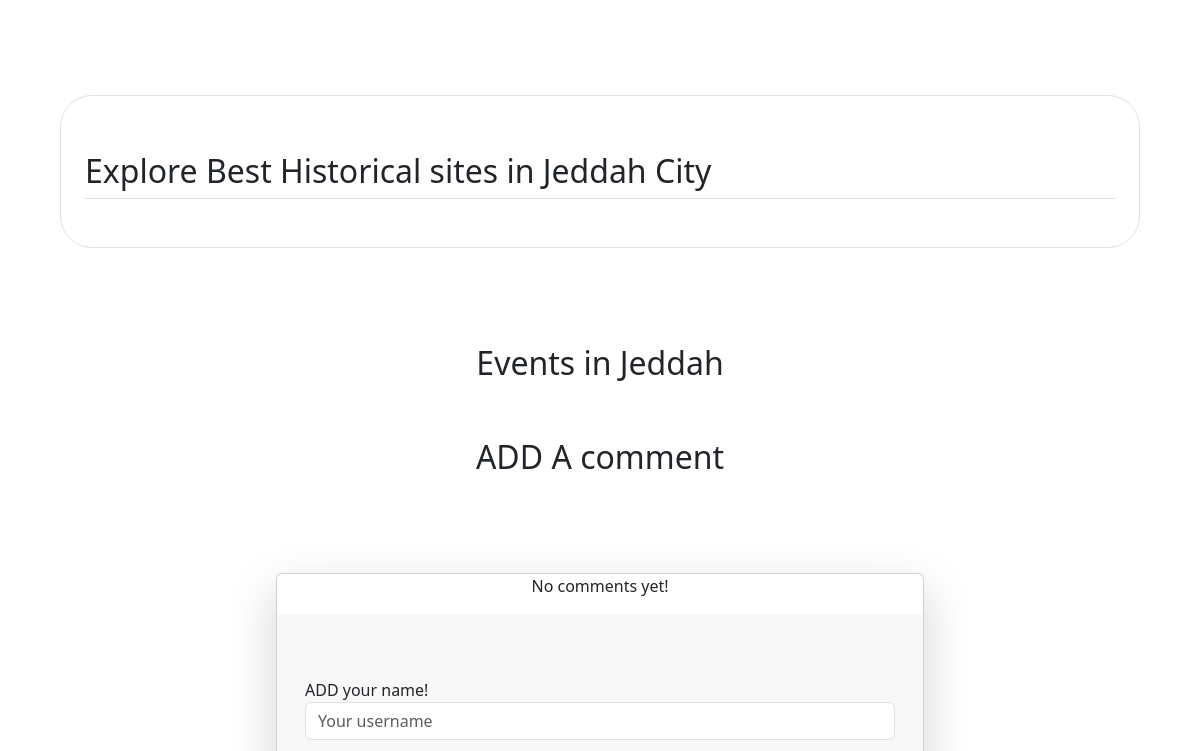
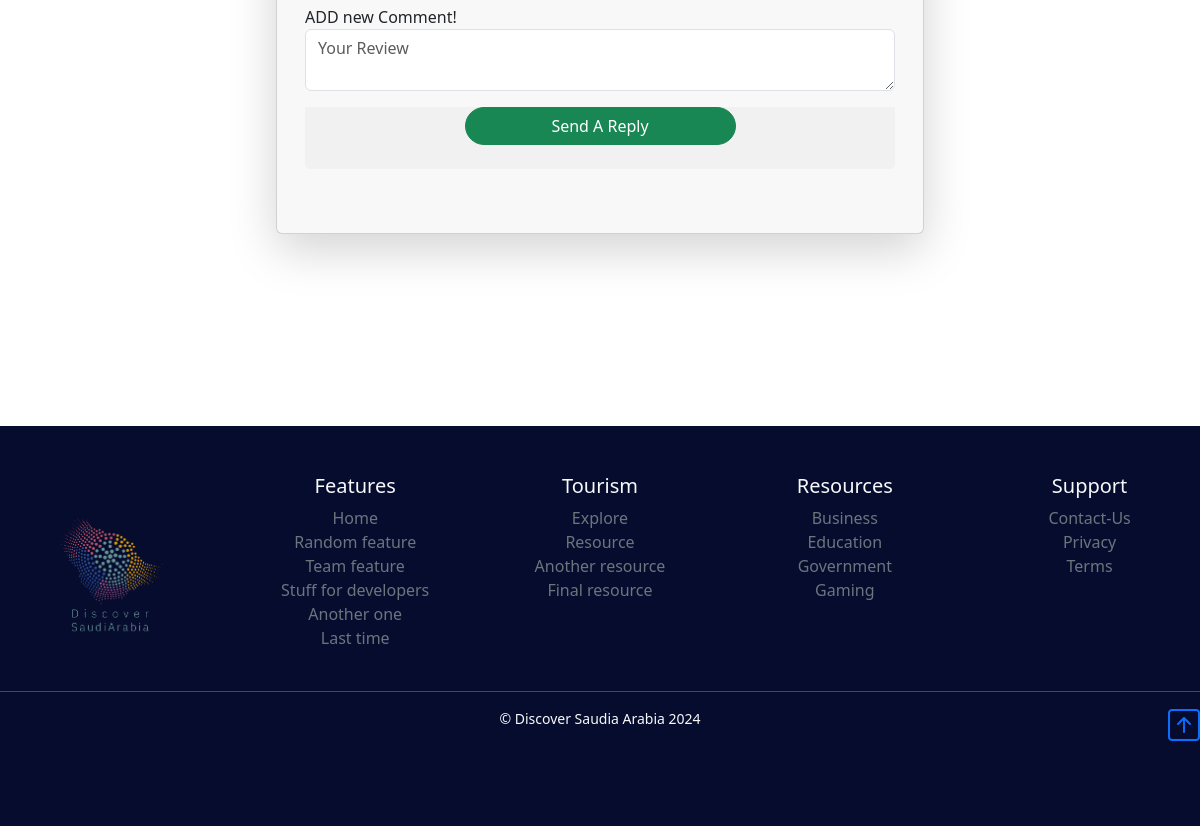
/destinations/jeddah (lower part), run on an earlier commit of the app's database (2 pictures, top to bottom).
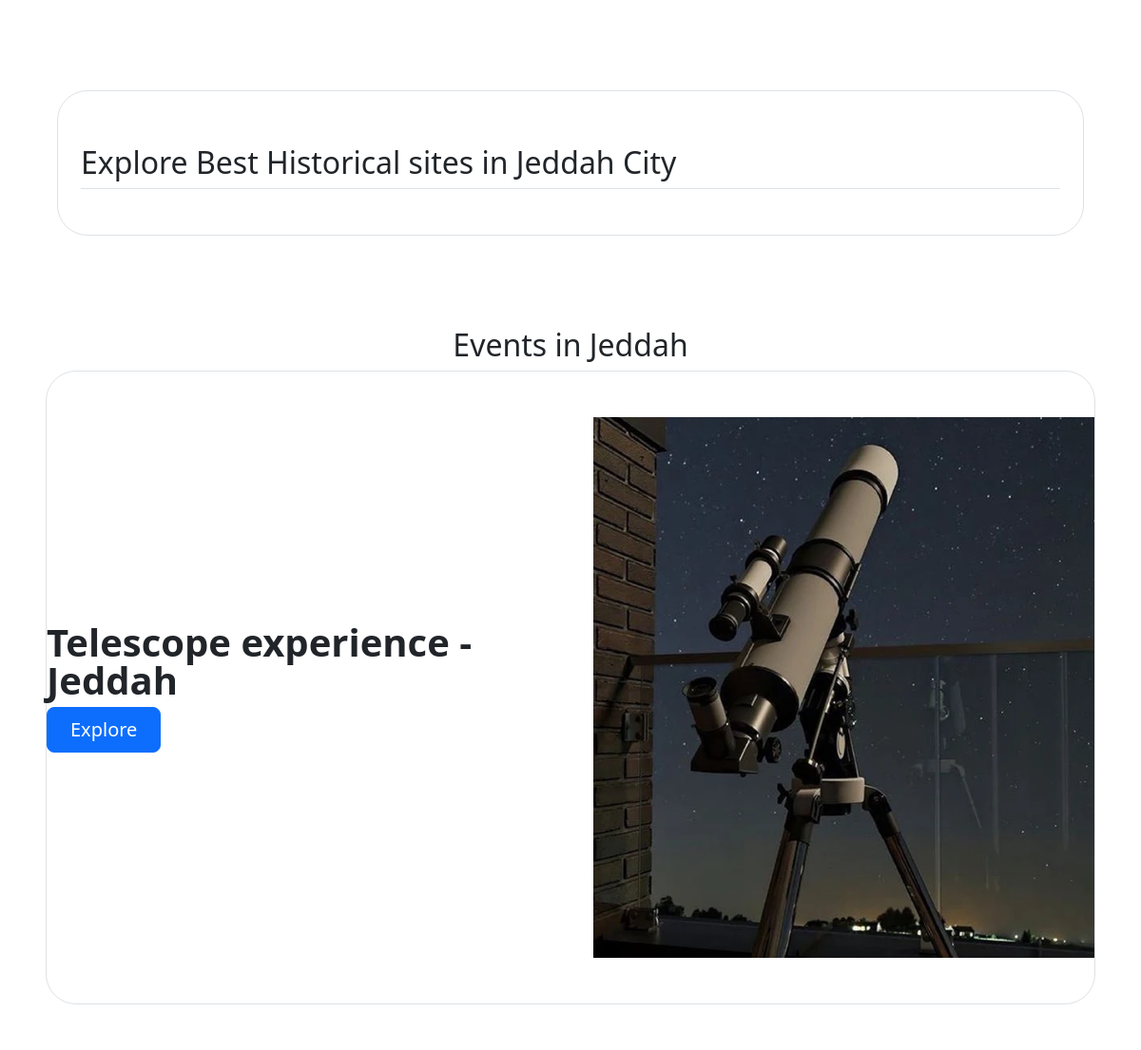
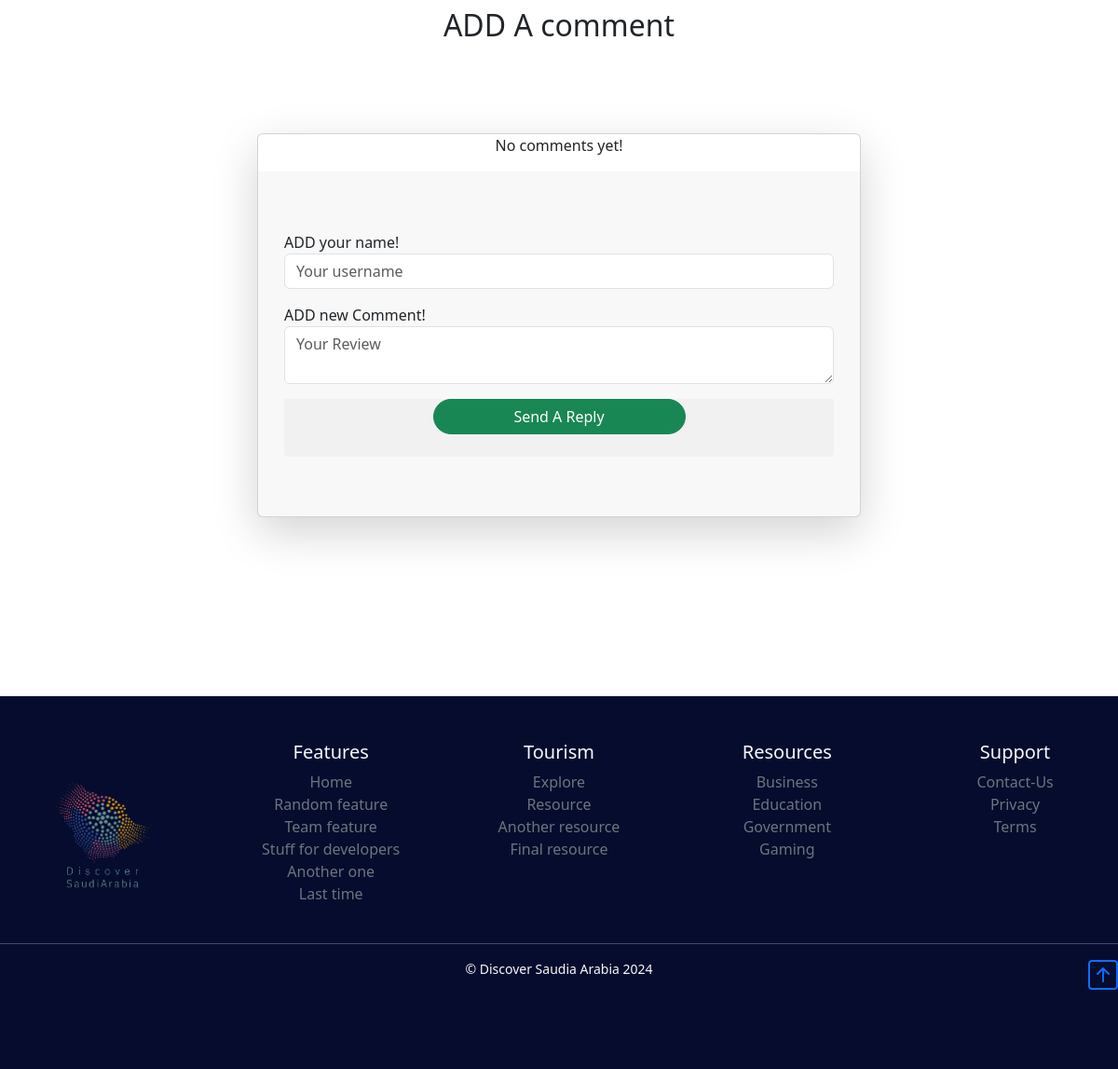
And on a later commit of the database (2 pictures, top to bottom).
### core/models.py (models this page shows, shortened)
class Event(models.Model):
    name=models.CharField(max_length=100)
    description=models.TextField(max_length=1000)
    image=models.ImageField(upload_to=events_image_upload)
    price=models.IntegerField(default=0)
    published_at=models.DateTimeField()
    destination=models.ForeignKey(Destination, related_name='events', on_delete=models.CASCADE)
    ticket_link=models.URLField(max_length=250)
    slug=models.SlugField(blank=True,null=True)

### core/views.py (the view, shortened to what this page needs)
# urls.py: path('destinations/<str:slug>',views.destination_detail_view,name="destination_detail_view"),
def destination_detail_view(request,slug):
    destination_detail=Destination.objects.get(slug=slug)
    site_list=Site.objects.filter(destination=destination_detail)
    event_list=Event.objects.filter(destination=destination_detail)
    context={'Destination_detail_Var':destination_detail,'Sites_list_Var':site_list,'Events_list_Var':event_list}
    return render(request,'destinations/destination_detail.html',context)

### core/templates/destinations/destination_detail.html (shortened to what the changed rows need)
{% extends "base.html" %}
{% load static %}
{% block content %}
<main class="text-body-dark">
  <div class="p-5 text-body-dark ">
    <div class="container">
      <div class="album py-5 border rounded-5">
        <div class="container px-4 py-2">
          <h2 class="pb-2 border-bottom">Explore Best Historical sites in {{Destination_detail_Var.name}} City</h2>
        </div>
      </div>
    </div>
  </div>
  <div class="p-5 w-100 ">
    <div >
      <h2 class="text-center text-body-dark left-aligned">Events in {{Destination_detail_Var.name}}</h2>
  </div>
  {% for event in Events_list_Var  %}
  <div class="container col-xxl-8 px-0 py-0 mb-2  border rounded-5">
    <div class="row flex-lg-row-reverse align-items-center g-5 py-5">
      <div class="col-sm-12 col-lg-6">
        <a href="{% url 'core:event_detail_view' event.slug %}" class="text-decoration-none">
        <img src="{{event.image.url}}"  class="d-block mx-lg-auto img-fluid" alt="Bootstrap Themes" width="700" height="500" loading="lazy">
      </a>
      </div>
      <div class="col-lg-6">
        <h1 class="display-6 fw-bold text-body-dark lh-1 mb-2">{{event.name}}</h1>
        <div class="d-grid gap-2 d-md-flex justify-content-md-start">
        <a href="{% url 'core:event_detail_view' event.slug %}" class="text-decoration-none">
          <button type="button" class="btn btn-primary btn-lg px-4 me-md-2">Explore</button>
        </a>
        </div>
      </div>
    </div>
  </div>
  {% endfor %}
  <div class="p-5">
      <div>
        <h2 class="text-center text-body-dark left-aligned">ADD A comment</h2>
      </div>
      </div>
  </main>
{% endblock content %}

What changed in the data, as far as the page shows it:
added Event: image (picture), name "Telescope experience - Jeddah"
